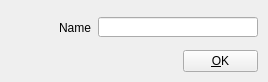
<?xml version="1.0" encoding="UTF-8"?>
<ui version="4.0">
 <class>PresetDialog</class>
 <widget class="QDialog" name="PresetDialog">
  <property name="geometry">
   <rect>
    <x>0</x>
    <y>0</y>
    <width>268</width>
    <height>82</height>
   </rect>
  </property>
  <property name="minimumSize">
   <size>
    <width>268</width>
    <height>82</height>
   </size>
  </property>
  <property name="maximumSize">
   <size>
    <width>268</width>
    <height>82</height>
   </size>
  </property>
  <property name="windowTitle">
   <string>Save Preset</string>
  </property>
  <widget class="QPushButton" name="pushButtonOK">
   <property name="geometry">
    <rect>
     <x>183</x>
     <y>50</y>
     <width>75</width>
     <height>22</height>
    </rect>
   </property>
   <property name="focusPolicy">
    <enum>Qt::NoFocus</enum>
   </property>
   <property name="text">
    <string>&amp;OK</string>
   </property>
  </widget>
  <widget class="QLabel" name="labelLogo">
   <property name="geometry">
    <rect>
     <x>10</x>
     <y>10</y>
     <width>32</width>
     <height>32</height>
    </rect>
   </property>
   <property name="text">
    <string/>
   </property>
   <property name="pixmap">
    <pixmap resource="Resource.qrc">:/Graphics/Images/Preset.png</pixmap>
   </property>
   <property name="scaledContents">
    <bool>true</bool>
   </property>
  </widget>
  <widget class="QLineEdit" name="lineEditName">
   <property name="geometry">
    <rect>
     <x>98</x>
     <y>17</y>
     <width>160</width>
     <height>20</height>
    </rect>
   </property>
  </widget>
  <widget class="QLabel" name="labelName">
   <property name="geometry">
    <rect>
     <x>40</x>
     <y>20</y>
     <width>51</width>
     <height>16</height>
    </rect>
   </property>
   <property name="text">
    <string>Name</string>
   </property>
   <property name="alignment">
    <set>Qt::AlignRight|Qt::AlignTrailing|Qt::AlignVCenter</set>
   </property>
  </widget>
 </widget>
 <resources>
  <include location="Resource.qrc"/>
 </resources>
 <connections>
  <connection>
   <sender>pushButtonOK</sender>
   <signal>clicked()</signal>
   <receiver>PresetDialog</receiver>
   <slot>accept()</slot>
   <hints>
    <hint type="sourcelabel">
     <x>228</x>
     <y>53</y>
    </hint>
    <hint type="destinationlabel">
     <x>267</x>
     <y>81</y>
    </hint>
   </hints>
  </connection>
  <connection>
   <sender>lineEditName</sender>
   <signal>textChanged(QString)</signal>
   <receiver>PresetDialog</receiver>
   <slot>nameChanged(QString)</slot>
   <hints>
    <hint type="sourcelabel">
     <x>197</x>
     <y>20</y>
    </hint>
    <hint type="destinationlabel">
     <x>268</x>
     <y>23</y>
    </hint>
   </hints>
  </connection>
 </connections>
 <slots>
  <slot>nameChanged(QString)</slot>
 </slots>
</ui>
